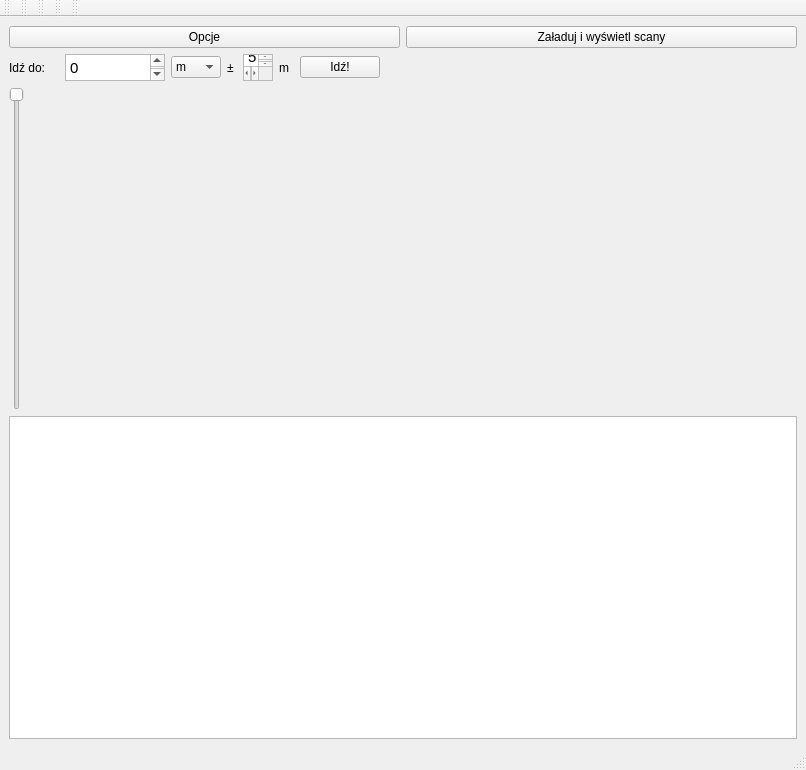
<?xml version="1.0" encoding="UTF-8"?>
<ui version="4.0">
 <class>MainWindow</class>
 <widget class="QMainWindow" name="MainWindow">
  <property name="geometry">
   <rect>
    <x>0</x>
    <y>0</y>
    <width>806</width>
    <height>770</height>
   </rect>
  </property>
  <property name="windowTitle">
   <string>MainWindow</string>
  </property>
  <widget class="QWidget" name="centralwidget">
   <property name="sizePolicy">
    <sizepolicy hsizetype="Preferred" vsizetype="Preferred">
     <horstretch>0</horstretch>
     <verstretch>0</verstretch>
    </sizepolicy>
   </property>
   <layout class="QGridLayout" name="gridLayout_2">
    <item row="0" column="0">
     <layout class="QHBoxLayout" name="horizontalLayout_2">
      <item>
       <widget class="QPushButton" name="pushButton_options">
        <property name="text">
         <string>Opcje</string>
        </property>
       </widget>
      </item>
      <item>
       <widget class="QPushButton" name="pushButton_scans">
        <property name="text">
         <string>Załaduj i wyświetl scany</string>
        </property>
       </widget>
      </item>
     </layout>
    </item>
    <item row="1" column="0">
     <layout class="QGridLayout" name="gridLayout">
      <item row="0" column="4">
       <widget class="QTextEdit" name="textEdit_km_range">
        <property name="maximumSize">
         <size>
          <width>30</width>
          <height>27</height>
         </size>
        </property>
        <property name="html">
         <string>&lt;!DOCTYPE HTML PUBLIC &quot;-//W3C//DTD HTML 4.0//EN&quot; &quot;http://www.w3.org/TR/REC-html40/strict.dtd&quot;&gt;
&lt;html&gt;&lt;head&gt;&lt;meta name=&quot;qrichtext&quot; content=&quot;1&quot; /&gt;&lt;style type=&quot;text/css&quot;&gt;
p, li { white-space: pre-wrap; }
&lt;/style&gt;&lt;/head&gt;&lt;body style=&quot; font-family:'Ubuntu'; font-size:11pt; font-weight:400; font-style:normal;&quot;&gt;
&lt;p style=&quot; margin-top:0px; margin-bottom:0px; margin-left:0px; margin-right:0px; -qt-block-indent:0; text-indent:0px;&quot;&gt;5&lt;/p&gt;&lt;/body&gt;&lt;/html&gt;</string>
        </property>
       </widget>
      </item>
      <item row="0" column="0">
       <widget class="QLabel" name="label_3">
        <property name="maximumSize">
         <size>
          <width>50</width>
          <height>16777215</height>
         </size>
        </property>
        <property name="text">
         <string>Idź do:</string>
        </property>
       </widget>
      </item>
      <item row="0" column="1">
       <widget class="QTextEdit" name="textEdit_km">
        <property name="minimumSize">
         <size>
          <width>0</width>
          <height>0</height>
         </size>
        </property>
        <property name="maximumSize">
         <size>
          <width>100</width>
          <height>27</height>
         </size>
        </property>
        <property name="html">
         <string>&lt;!DOCTYPE HTML PUBLIC &quot;-//W3C//DTD HTML 4.0//EN&quot; &quot;http://www.w3.org/TR/REC-html40/strict.dtd&quot;&gt;
&lt;html&gt;&lt;head&gt;&lt;meta name=&quot;qrichtext&quot; content=&quot;1&quot; /&gt;&lt;style type=&quot;text/css&quot;&gt;
p, li { white-space: pre-wrap; }
&lt;/style&gt;&lt;/head&gt;&lt;body style=&quot; font-family:'Ubuntu'; font-size:11pt; font-weight:400; font-style:normal;&quot;&gt;
&lt;p style=&quot; margin-top:0px; margin-bottom:0px; margin-left:0px; margin-right:0px; -qt-block-indent:0; text-indent:0px;&quot;&gt;0&lt;/p&gt;&lt;/body&gt;&lt;/html&gt;</string>
        </property>
       </widget>
      </item>
      <item row="0" column="2">
       <widget class="QComboBox" name="comboBox_3">
        <property name="maximumSize">
         <size>
          <width>50</width>
          <height>16777215</height>
         </size>
        </property>
        <property name="currentIndex">
         <number>1</number>
        </property>
        <item>
         <property name="text">
          <string>mm</string>
         </property>
        </item>
        <item>
         <property name="text">
          <string>m</string>
         </property>
        </item>
        <item>
         <property name="text">
          <string>km</string>
         </property>
        </item>
       </widget>
      </item>
      <item row="0" column="3">
       <widget class="QLabel" name="label">
        <property name="maximumSize">
         <size>
          <width>10</width>
          <height>16777215</height>
         </size>
        </property>
        <property name="text">
         <string>±</string>
        </property>
       </widget>
      </item>
      <item row="0" column="6" alignment="Qt::AlignLeft">
       <widget class="QPushButton" name="pushButton_go">
        <property name="maximumSize">
         <size>
          <width>100</width>
          <height>16777215</height>
         </size>
        </property>
        <property name="text">
         <string>Idź!</string>
        </property>
       </widget>
      </item>
      <item row="0" column="5">
       <widget class="QLabel" name="label_2">
        <property name="maximumSize">
         <size>
          <width>15</width>
          <height>16777215</height>
         </size>
        </property>
        <property name="text">
         <string>m</string>
        </property>
       </widget>
      </item>
     </layout>
    </item>
    <item row="2" column="0">
     <layout class="QHBoxLayout" name="horizontalLayout_3">
      <item>
       <widget class="QSlider" name="verticalSlider">
        <property name="orientation">
         <enum>Qt::Vertical</enum>
        </property>
        <property name="invertedAppearance">
         <bool>true</bool>
        </property>
       </widget>
      </item>
      <item>
       <widget class="ScanViewer" name="scanViewer">
        <property name="minimumSize">
         <size>
          <width>0</width>
          <height>0</height>
         </size>
        </property>
        <property name="maximumSize">
         <size>
          <width>16777215</width>
          <height>16777215</height>
         </size>
        </property>
        <property name="styleSheet">
         <string notr="true">background-color:  rgba(255, 255, 255, 0)</string>
        </property>
        <property name="lineWidth">
         <number>0</number>
        </property>
       </widget>
      </item>
      <item>
       <widget class="QGraphicsView" name="graphicsView_2">
        <property name="maximumSize">
         <size>
          <width>60</width>
          <height>16777215</height>
         </size>
        </property>
        <property name="autoFillBackground">
         <bool>true</bool>
        </property>
        <property name="styleSheet">
         <string notr="true">background-color:  rgba(255, 255, 255, 0)</string>
        </property>
        <property name="frameShape">
         <enum>QFrame::NoFrame</enum>
        </property>
        <property name="verticalScrollBarPolicy">
         <enum>Qt::ScrollBarAlwaysOff</enum>
        </property>
        <property name="horizontalScrollBarPolicy">
         <enum>Qt::ScrollBarAlwaysOff</enum>
        </property>
        <property name="backgroundBrush">
         <brush brushstyle="SolidPattern">
          <color alpha="0">
           <red>0</red>
           <green>0</green>
           <blue>0</blue>
          </color>
         </brush>
        </property>
        <property name="foregroundBrush">
         <brush brushstyle="SolidPattern">
          <color alpha="0">
           <red>0</red>
           <green>0</green>
           <blue>0</blue>
          </color>
         </brush>
        </property>
       </widget>
      </item>
     </layout>
    </item>
    <item row="3" column="0">
     <widget class="QPlainTextEdit" name="plainTextEdit"/>
    </item>
   </layout>
  </widget>
  <widget class="QMenuBar" name="menubar">
   <property name="geometry">
    <rect>
     <x>0</x>
     <y>0</y>
     <width>806</width>
     <height>25</height>
    </rect>
   </property>
  </widget>
  <widget class="QStatusBar" name="statusbar"/>
  <widget class="QToolBar" name="toolBar">
   <property name="windowTitle">
    <string>toolBar</string>
   </property>
   <attribute name="toolBarArea">
    <enum>TopToolBarArea</enum>
   </attribute>
   <attribute name="toolBarBreak">
    <bool>false</bool>
   </attribute>
  </widget>
  <widget class="QToolBar" name="toolBar_2">
   <property name="windowTitle">
    <string>toolBar_2</string>
   </property>
   <attribute name="toolBarArea">
    <enum>TopToolBarArea</enum>
   </attribute>
   <attribute name="toolBarBreak">
    <bool>false</bool>
   </attribute>
  </widget>
  <widget class="QToolBar" name="toolBar_3">
   <property name="windowTitle">
    <string>toolBar_3</string>
   </property>
   <attribute name="toolBarArea">
    <enum>TopToolBarArea</enum>
   </attribute>
   <attribute name="toolBarBreak">
    <bool>false</bool>
   </attribute>
  </widget>
  <widget class="QToolBar" name="toolBar_4">
   <property name="windowTitle">
    <string>toolBar_4</string>
   </property>
   <attribute name="toolBarArea">
    <enum>TopToolBarArea</enum>
   </attribute>
   <attribute name="toolBarBreak">
    <bool>false</bool>
   </attribute>
  </widget>
  <widget class="QToolBar" name="toolBar_5">
   <property name="windowTitle">
    <string>toolBar_5</string>
   </property>
   <attribute name="toolBarArea">
    <enum>TopToolBarArea</enum>
   </attribute>
   <attribute name="toolBarBreak">
    <bool>false</bool>
   </attribute>
  </widget>
 </widget>
 <customwidgets>
  <customwidget>
   <class>ScanViewer</class>
   <extends>QGraphicsView</extends>
   <header>ScanViewer</header>
  </customwidget>
 </customwidgets>
 <resources/>
 <connections/>
</ui>
